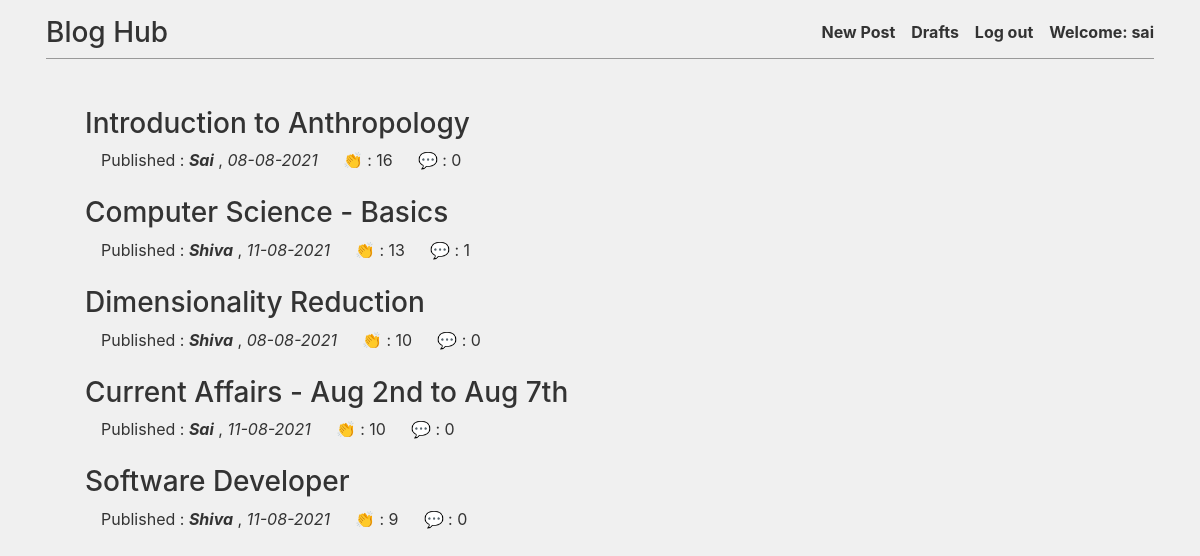
Screenshot of / (signed in) with the database file from the repository.
### blog/models.py (models this page shows, shortened)
class Post(models.Model):
    author = models.ForeignKey('auth.User', on_delete=models.CASCADE)
    title = models.CharField(max_length=200)
    text = models.TextField()
    created_date = models.DateTimeField(default=timezone.now)
    published_date = models.DateTimeField(blank=True, null=True)
    claps = models.PositiveSmallIntegerField(default=0)
    def approve_comments(self):
        return self.comments.filter(approved_comment=True)
    class Meta:
        order_with_respect_to='author'

### blog/views.py (the view)
# urls.py: url(r'^$',views.PostListView.as_view(),name='post_list'),
class PostListView(ListView):
    model = Post
    def get_queryset(self):
        return Post.objects.filter(published_date__lte=timezone.now()).order_by('-claps')

### blog/templates/blog/post_list.html (shortened to what this page needs)
{% extends 'blog/base.html' %}
{% block content %}
<div class="centerstage">
    {% for post in post_list %}
        <div class="post mb-4">
            <h3><a class="text-decoration-none" href="{% url 'post_detail' pk=post.pk %}">{{ post.title }}</a></h3>
            <a class="pl-3 text-decoration-none" class="pl-3 text-decoration-none" style="margin-bottom: 8px;">Published : <b><i>{{ post.author | title }}</i></b> , <i>{{ post.published_date|date:'d-m-Y'}}</i></a>
            &emsp; 👏 : {{ post.claps }}</a>
            <a class="text-decoration-none" href="{% url 'post_detail' pk=post.pk %}">
                💬
                : {{ post.approve_comments.count }}
            </a>
        </div>
    {% endfor %}
</div>
{% endblock %}

### blog/templates/blog/base.html (shortened to what this page needs)
<!DOCTYPE html>
{% load static %}
<html>
  <head>
    <link rel="stylesheet" href="//cdn.jsdelivr.net/npm/medium-editor@latest/dist/css/medium-editor.min.css" type="text/css" media="screen" charset="utf-8">
    <link rel="stylesheet" href="https://cdn.jsdelivr.net/npm/bootstrap@4.6.0/dist/css/bootstrap.min.css">
    <link href="https://getbootstrap.com/docs/4.5/dist/css/bootstrap.min.css" rel="stylesheet">
    <link rel="stylesheet" href="{% static 'css/cover.css' %}">
  </head>
  <body >
    <div class="container d-flex flex-column w-100 h-100 p-3 mx-auto">
      <div class="masthead" >
        <div class="inner" >
          <a class="masthead-brand text-decoration-none"  href="{% url 'post_list' %}"><h3>Blog Hub</h3></a>
          <nav class="nav nav-masthead justify-content-center" >
            {% if user.is_authenticated %}
            {% if request.path == "/" %}
              <a class="nav-link" href="{% url 'post_new' %}" >New Post</a>
              <a class="nav-link" href="{% url 'post_draft_list' %}" >Drafts</a>
              <a class="nav-link" href="{% url 'logout' %}" >Log out</a>
              <a class="nav-link border-bottom-0" >Welcome: {{ user.username }}</a>
              {% elif request.path == "/drafts/" %}
                <a class="nav-link " href="{% url 'post_new' %}" >New Post</a>
                <a class="nav-link active" href="{% url 'post_draft_list' %}" >Drafts</a>
                <a class="nav-link" href="{% url 'logout' %}" >Log out</a>
                <a class="nav-link border-bottom-0" >Welcome: {{ user.username }}</a>
                {% else %}
                <a class="nav-link active" href="{% url 'post_new' %}" >New Post</a>
                <a class="nav-link " href="{% url 'post_draft_list' %}" >Drafts</a>
                <a class="nav-link" href="{% url 'logout' %}">Log out</a>
                <a class="nav-link border-bottom-0" >Welcome: {{ user.username }}</a>
              {% endif %}
            {% else %}
              <a class='nav navbar-right' href="{% url 'login' %}" >
                <svg xmlns="http://www.w3.org/2000/svg" width="18" height="18" fill="currentColor" class="bi bi-person-fill" viewBox="0 0 16 16">
                  <path d="M3 14s-1 0-1-1 1-4 6-4 6 3 6 4-1 1-1 1H3zm5-6a3 3 0 1 0 0-6 3 3 0 0 0 0 6z"/>
                </svg>
              </a>
            {% endif %}
          </nav>
        </div>
        <hr>
      </div>
      <main  class="inner cover" >
        <div class="content container" >
          <div class="row">
            <div class="col-md-9">
              <div class="blog_posts">
                {% block content %}
                {% endblock %}
              </div>
            </div>
            <div class="col-md-3">
            </div>
          </div>
        </div>
      </main>
  </div>
  </body>
</html>

### blog/static/css/cover.css (style rules this page uses)
a, a:focus, a:hover { color: #333; }
html, body { background-color: rgb(240, 240, 240) ; }
body { line-height: 1.5rem; font-size: 1rem; height: 100%!important; display: -ms-flexbox; display: flex; color: #333; }
.masthead { margin-bottom: 2rem; }
hr { box-sizing:inherit; height: 1.2px; border: 0; overflow: visible; margin-top: 1rem; margin-bottom: 1rem; background-color: #999; width: 100%; clear:both; }
.masthead-brand { margin-bottom: 0; }
.nav-masthead .nav-link { padding: .25rem 0; font-weight: 700; color: #333; background-color: transparent; border-bottom: .25rem solid transparent; }
.nav-masthead .nav-link + .nav-link { margin-left: 1rem; }
@media (min-width: 48em) { .masthead-brand { float: left; } }
@media (min-width: 48em) { .nav-masthead { float: right; } }
.cover { padding: 0 1.5rem; }

### rows the page displays
Post: title "Introduction to Anthropology", author "Sai", published_date "08-08-2021", claps "16", approve_comments.count "0"
Post: title "Computer Science - Basics", author "Shiva", published_date "11-08-2021", claps "13", approve_comments.count "1"
Post: title "Dimensionality Reduction", author "Shiva", published_date "08-08-2021", claps "10", approve_comments.count "0"
Post: title "Current Affairs - Aug 2nd to Aug 7th", author "Sai", published_date "11-08-2021", claps "10", approve_comments.count "0"
Post: title "Software Developer", author "Shiva", published_date "11-08-2021", claps "9", approve_comments.count "0"

### other values shown
{{ user.username }} "sai"
